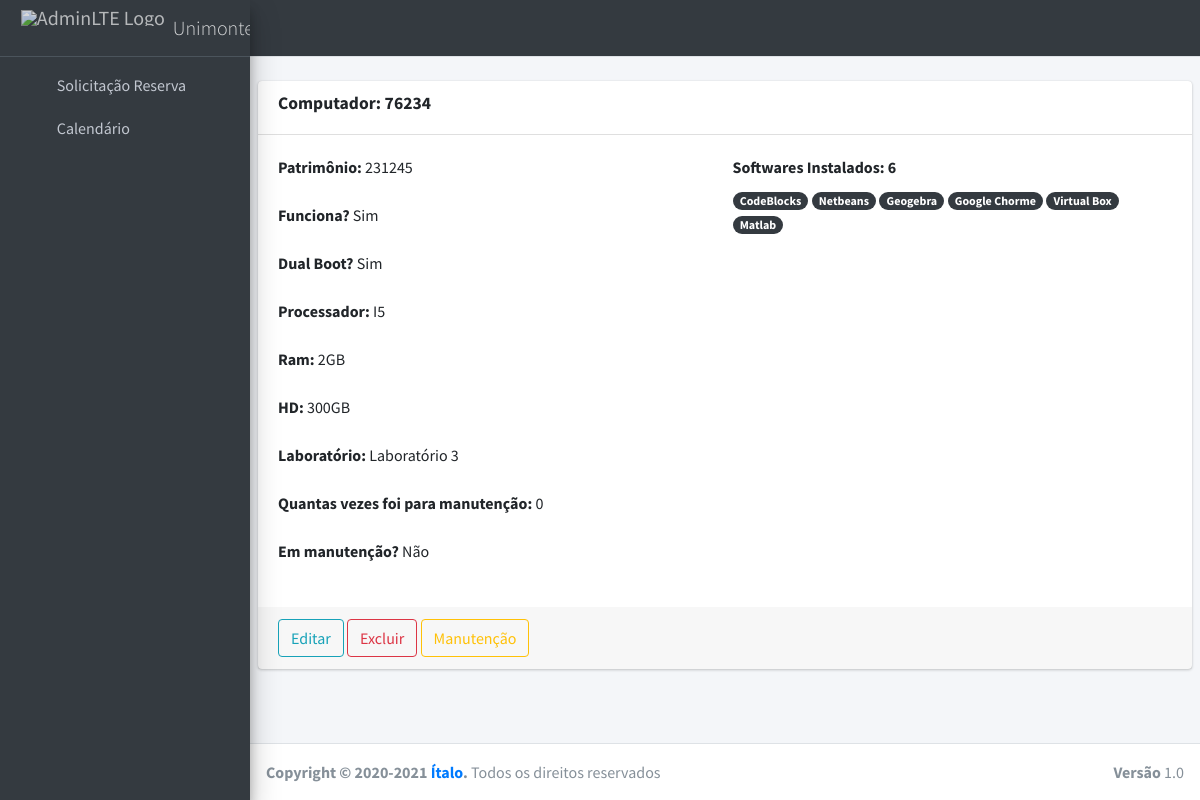
/panel/computador/76234, run on the app's committed database.
### core/models.py (models this page shows, shortened)
class Computador(models.Model):
    RAM_CHOICES = [
        ('1GB', '1GB'),
        ('2GB', '2GB'),
        ('3GB', '3GB'),
        ('4GB', '4GB'),
    ]
    HD_CHOICES = [
        ('100GB', '100GB'),
        ('200GB', '200GB'),
        ('300GB', '300GB'),
        ('400GB', '400GB'),
        ('500GB', '500GB'),
    ]
    PROCESSADOR_CHOICES = [
        ('I2', 'Intel Core 2 Duo'),
        ('I3', 'Intel I3'),
        ('I5', 'Intel I5'),
        ('IP', 'Intel Pentium Dual Core'),
    ]
    codigo = models.IntegerField(primary_key=True)
    patrimonio = models.CharField(max_length=15)
    dual_boot = models.BooleanField(default=False)
    funciona = models.BooleanField(default=True)
    processador = models.CharField(choices=PROCESSADOR_CHOICES, max_length=2)
    hd = models.CharField(choices=HD_CHOICES, max_length=5)
    ram = models.CharField(choices=RAM_CHOICES, max_length=3)
    laboratorio_id = models.ForeignKey(Laboratorio, on_delete=models.SET_NULL, null=True)
    software_id = models.ManyToManyField(Software)
    qnt_manutencao = models.IntegerField(default=0)
    em_manutencao = models.BooleanField(default=False)

class Laboratorio(models.Model):
    name = models.CharField(max_length=45)
    qnt_computador = models.IntegerField(blank=True)
    def __str__(self):
        return self.name

class Software(models.Model):
    TIPO_CHOICES = [
        ('SL', 'Software Livre'),
        ('SP', 'Software Licenciado'),
    ]
    name = models.CharField(max_length=100)
    versao = models.CharField(max_length=15)
    tipo = models.CharField(choices=TIPO_CHOICES, max_length=2, default='SL')
    descricao = models.TextField()
    def __str__(self):
        return self.name

### core/views.py (the view)
# urls.py: path('panel/computador/<int:pk>', DetailComputadorView.as_view(), name='computador-detail'),
class DetailComputadorView(DetailView):
    model = Computador
    template_name = 'panel/computador/detail.html'
    context_object_name = 'computador'

### core/templates/panel/computador/detail.html (shortened to what this page needs)
{% extends 'layouts/base.html' %}
{% load static %}
{% block head %}
<link rel="stylesheet" href="{% static 'plugins/datatables-bs4/css/dataTables.bootstrap4.min.css' %}">
<link rel="stylesheet" href="{% static 'plugins/datatables-responsive/css/responsive.bootstrap4.min.css' %}">
{% endblock %}
{% block layouts %}
    {% include 'layouts/navbar.html' %}
    {% include 'layouts/sidebar.html' %}
{% endblock %}
{% block content %}
{% load widget_tweaks %}
 <div class="content-wrapper">
    <br>
    <section class="content">
      <div class="card">
        <div class="card-header">
          <h3 class="card-title"><label> Computador: {{ computador.codigo }} </label></h3>
        </div>
        <div class="card-body">
          <div class="row">
            <div class="col-md-6">
              <p> <label>Patrimônio:</label> {{computador.patrimonio }}</p>
              {% if computador.funciona %}
                <p><label>Funciona?</label> Sim</p>
              {% else %}
                <p><label>Funciona?</label> Não</p>
              {% endif %}
              {% if computador.dual_boot %}
                <p> <label>Dual Boot?</label> Sim</p>
              {% else %}
                <p> <label>Dual Boot?</label> Não</p>
              {% endif %}
              <p> <label>Processador:</label> {{computador.processador }}</p>
              <p> <label>Ram:</label> {{computador.ram }}</p>
              <p> <label>HD:</label> {{computador.hd }}</p>
              <p> <label>Laboratório:</label> {{computador.laboratorio_id }}</p>
              <p> <label>Quantas vezes foi para manutenção:</label> {{computador.qnt_manutencao }}</p>
              {% if computador.em_manutencao %}
                <p> <label>Em manutenção?</label> Sim</p>
              {% else %}
                <p> <label>Em manutenção?</label> Não</p>
              {% endif %}
            </div>
            <div class="col-md-6">
              <label>Softwares Instalados: {{ computador.software_id.all.count }}</label><br>
              {% for s in computador.software_id.all %}
                <span class="badge badge-pill badge-dark">{{ s }}</span>
              {% endfor %}
            </div>
          </div>
        </div>
        <div class="card-footer">
            <a href="{% url 'computador-update' computador.pk %}" class="btn btn-outline-info">Editar</a>
            <a href="" class="btn btn-outline-danger" data-toggle="modal" data-target="#modalDelete">Excluir</a>
            <a href="" class="btn btn-outline-warning" data-toggle="modal" data-target="#modalManutencao">Manutenção</a>
        </div>
      </div>
    </section>
  </div>
{% endblock %}
{% block footer %}
    {% include 'layouts/footer.html' %}
{% endblock %}

### data on the page
Computador: codigo "76234", patrimonio "231245", processador "I5", ram "2GB", hd "300GB", laboratorio_id "Laboratório 3", qnt_manutencao "0", software_id.all.count "6"
Software: name "CodeBlocks"
Software: name "Netbeans"
Software: name "Geogebra"
Software: name "Google Chorme"
Software: name "Virtual Box"
Software: name "Matlab"
